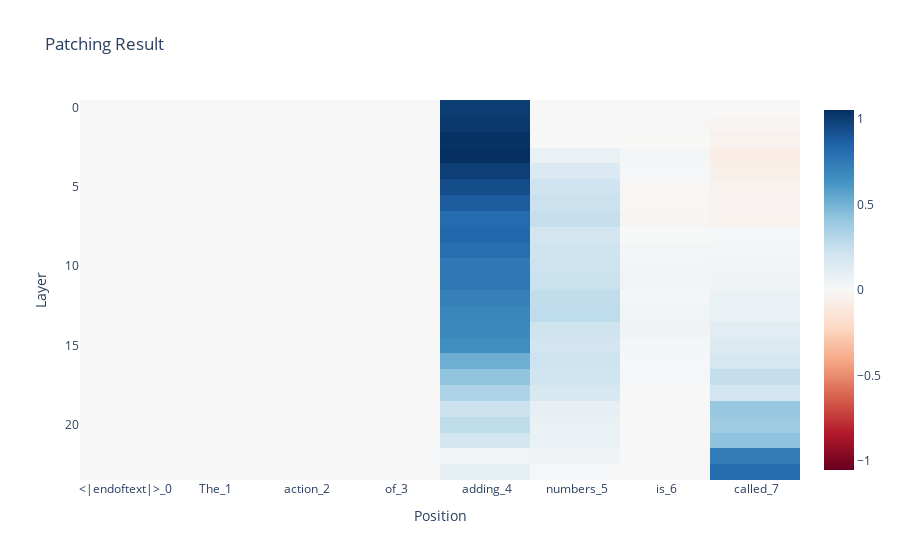

Notebook code cell kept with this figure:
### Code cell
patching_result_physics = activation_patching(model, clean_physics_prompt, corrupted_physics_prompt, clean_answer, corrupted_answer, store_corrupted_cache=True)
#print("Patching result shape:", patching_result_physics[1].shape)
token_labels = [f'{token}_{index}' for index, token in enumerate(model.to_str_tokens(clean_physics_prompt))]
imshow(patching_result_physics[0], x=token_labels, xaxis="Position", yaxis="Layer", title="Patching Result",)

### Figure 1 — Plotly figure (JSON) as saved in the notebook; plotly's stock layout.template omitted (floating-point values rounded to 4 significant figures; data arrays with more than 128 entries replaced by an {"elided": "..."} marker saying what was removed)
{"data": [{"coloraxis": "coloraxis", "hovertemplate": "Position: %{x}<br>Layer: %{y}<br>color: %{z}<extra></extra>", "name": "0", "type": "heatmap", "x": ["<|endoftext|>_0", "The_1", " action_2", " of_3", " adding_4", " numbers_5", " is_6", " called_7"], "xaxis": "x", "yaxis": "y", "z": {"elided": "24x8 float values"}}], "layout": {"coloraxis": {"cmid": 0, "colorscale": [[0, "rgb(103,0,31)"], [0.1, "rgb(178,24,43)"], [0.2, "rgb(214,96,77)"], [0.3, "rgb(244,165,130)"], [0.4, "rgb(253,219,199)"], [0.5, "rgb(247,247,247)"], [0.6, "rgb(209,229,240)"], [0.7, "rgb(146,197,222)"], [0.8, "rgb(67,147,195)"], [0.9, "rgb(33,102,172)"], [1, "rgb(5,48,97)"]]}, "title": {"text": "Patching Result"}, "xaxis": {"anchor": "y", "constrain": "domain", "domain": [0, 1], "scaleanchor": "y", "title": {"text": "Position"}}, "yaxis": {"anchor": "x", "autorange": "reversed", "constrain": "domain", "domain": [0, 1], "title": {"text": "Layer"}}}}
